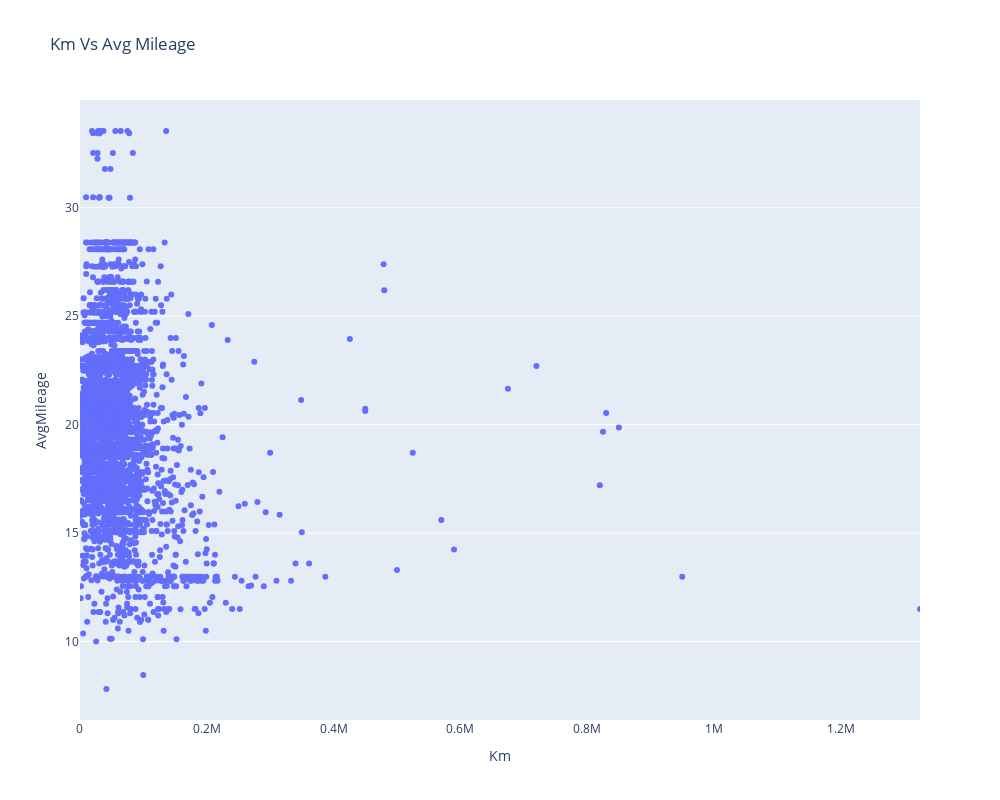

The code cell stored with this chart in its notebook:
### Code cell
fig = psx.strip(avg_mileage_km_driven,x="km_driven",y="Avg_Mileage",title="Km Vs Avg Mileage")
fig.update_layout(xaxis_title="Km",yaxis_title="AvgMileage")
fig.update_layout(width=1000, height=800)
fig.write_image("KmDrivenAvgMileage.jpg")
fig.show()

### Figure 1 — Plotly figure (JSON) as saved in the notebook; plotly's stock layout.template omitted (floating-point values rounded to 4 significant figures; data arrays with more than 128 entries replaced by an {"elided": "..."} marker saying what was removed)
{"data": [{"alignmentgroup": "True", "boxpoints": "all", "fillcolor": "rgba(255,255,255,0)", "hoveron": "points", "hovertemplate": "km_driven=%{x}<br>Avg_Mileage=%{y}<extra></extra>", "legendgroup": "", "line": {"color": "rgba(255,255,255,0)"}, "marker": {"color": "#636efa"}, "name": "", "offsetgroup": "", "orientation": "v", "pointpos": 0, "showlegend": false, "type": "box", "x": {"elided": "3687 int values"}, "x0": " ", "xaxis": "x", "y": {"elided": "3687 float values"}, "y0": " ", "yaxis": "y"}], "layout": {"boxmode": "group", "height": 800, "legend": {"tracegroupgap": 0}, "title": {"text": "Km Vs Avg Mileage"}, "width": 1000, "xaxis": {"anchor": "y", "autorange": true, "domain": [0, 1], "range": [99.5, 1325000.0], "title": {"text": "Km"}, "type": "linear"}, "yaxis": {"anchor": "x", "autorange": true, "domain": [0, 1], "range": [6.381, 34.97], "title": {"text": "AvgMileage"}, "type": "linear"}}}
